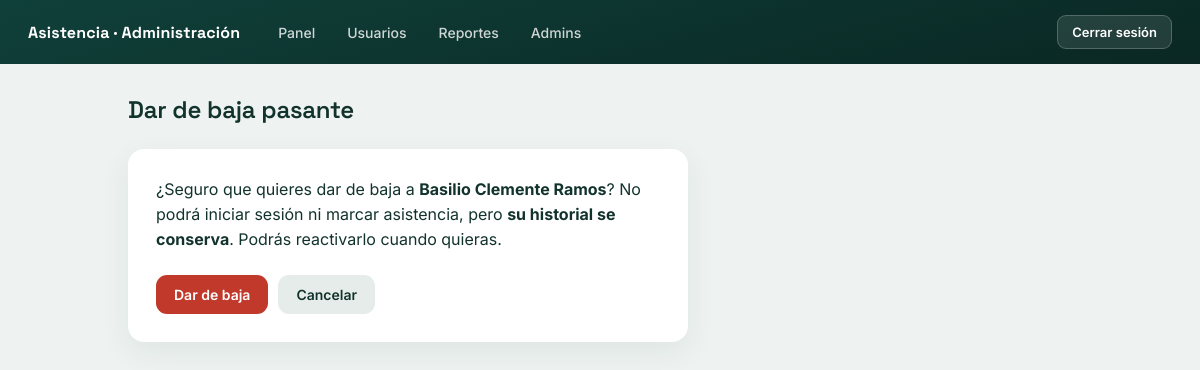
Page /gestion/pasantes/2/eliminar/ (signed in) on the earlier database version.
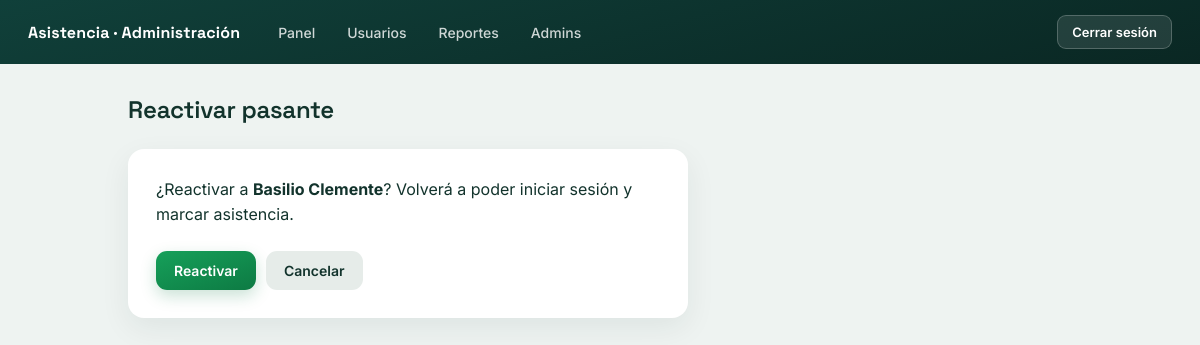
Same page on the later database version.
### registro/models.py (models this page shows, shortened)
class Pasante(models.Model):
    user = models.OneToOneField(User, on_delete=models.CASCADE, related_name="pasante")
    nombre = models.CharField(max_length=120)
    ci = models.CharField(max_length=20, unique=True)
    area = models.CharField(max_length=80)
    identificador = models.CharField(max_length=20, unique=True)
    horario_entrada = models.TimeField()
    horario_salida = models.TimeField()
    activo = models.BooleanField(default=True)
    dispositivo_id = models.CharField(max_length=64, blank=True, default="")

### registro/views.py (the view, shortened to what this page needs)
@staff_member_required
def pasante_eliminar(request, pk):
    pasante = get_object_or_404(Pasante, pk=pk)
    return render(request, "registro/pasante_eliminar.html", {"pasante": pasante})

### registro/templates/registro/pasante_eliminar.html (shortened to what this page needs)
{% extends "registro/base.html" %}
{% block contenido %}
<div class="cabecera">
    <h1>{% if pasante.activo %}Dar de baja pasante{% else %}Reactivar pasante{% endif %}</h1>
</div>
<div class="tarjeta">
    {% if pasante.activo %}
    <p style="margin-bottom:16px; line-height:1.55;">
        ¿Seguro que quieres dar de baja a <strong>{{ pasante.nombre }}</strong>?
        No podrá iniciar sesión ni marcar asistencia, pero <strong>su historial se conserva</strong>.
        Podrás reactivarlo cuando quieras.
    </p>
    {% else %}
    <p style="margin-bottom:16px; line-height:1.55;">
        ¿Reactivar a <strong>{{ pasante.nombre }}</strong>?
        Volverá a poder iniciar sesión y marcar asistencia.
    </p>
    {% endif %}
    <form method="post">
        <div class="form-botones">
            {% if pasante.activo %}
            <button type="submit" class="btn btn-rojo">Dar de baja</button>
            {% else %}
            <button type="submit" class="btn btn-verde">Reactivar</button>
            {% endif %}
            <a class="btn btn-gris" href="{% url 'pasantes_lista' %}">Cancelar</a>
        </div>
    </form>
</div>
{% endblock %}

Differences in the rows shown:
changed Pasante: activo True → False (drawn); nombre "Basilio Clemente Ramos" → "Basilio Clemente"
Other differences:
text no longer shown: "Dar de baja pasante ¿Seguro que quieres dar de baja a ? No podrá iniciar sesión ni marcar asistencia, pero su historial se conserva . Podrás reactivarlo cuando quieras. Dar de baja"
text now shown: "Reactivar pasante ¿Reactivar a ? Volverá a poder iniciar sesión y marcar asistencia. Reactivar"
